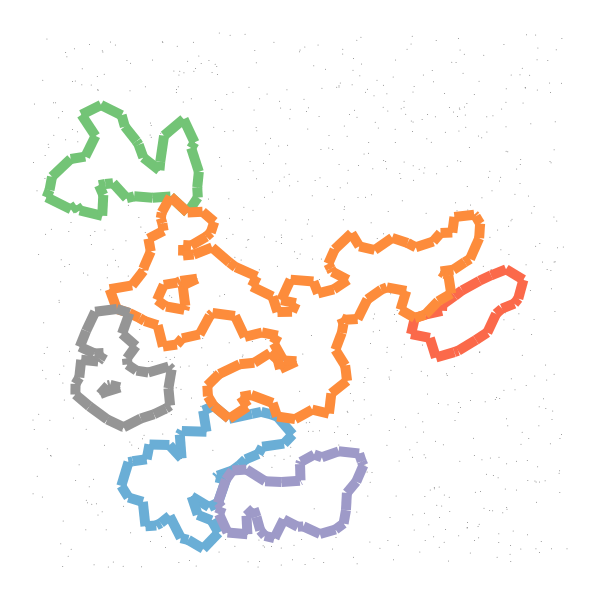
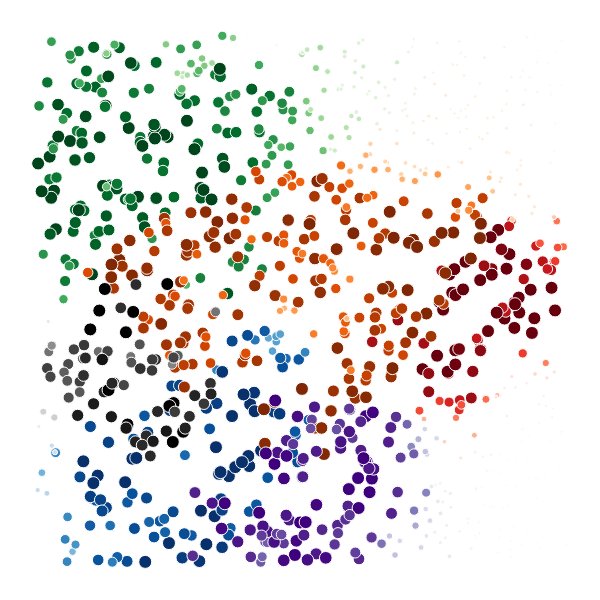

Notebook cell for these charts, in order:
### Markdown cell above
## Random point cloud
This can for example be useful in point clouds with no clear structure. By modifiying `interpolation_coefficient` (default value `0.3`), we can control at which point in the filtration we construct our simplicial complexes thus determining how sharp or smooth topoligical features will be.

### Code cell
base_points = np.random.rand(1000, 2)
topological_features = topf.topf(base_points, draw_signature_heatmaps = "One plot", draw_reps = True, fixed_num_features= [0,6], interpolation_coefficient=0.6)
topological_features = topf.topf(base_points, draw_signature_heatmaps = "One plot", fixed_num_features= [0,6], interpolation_coefficient=0.1)
